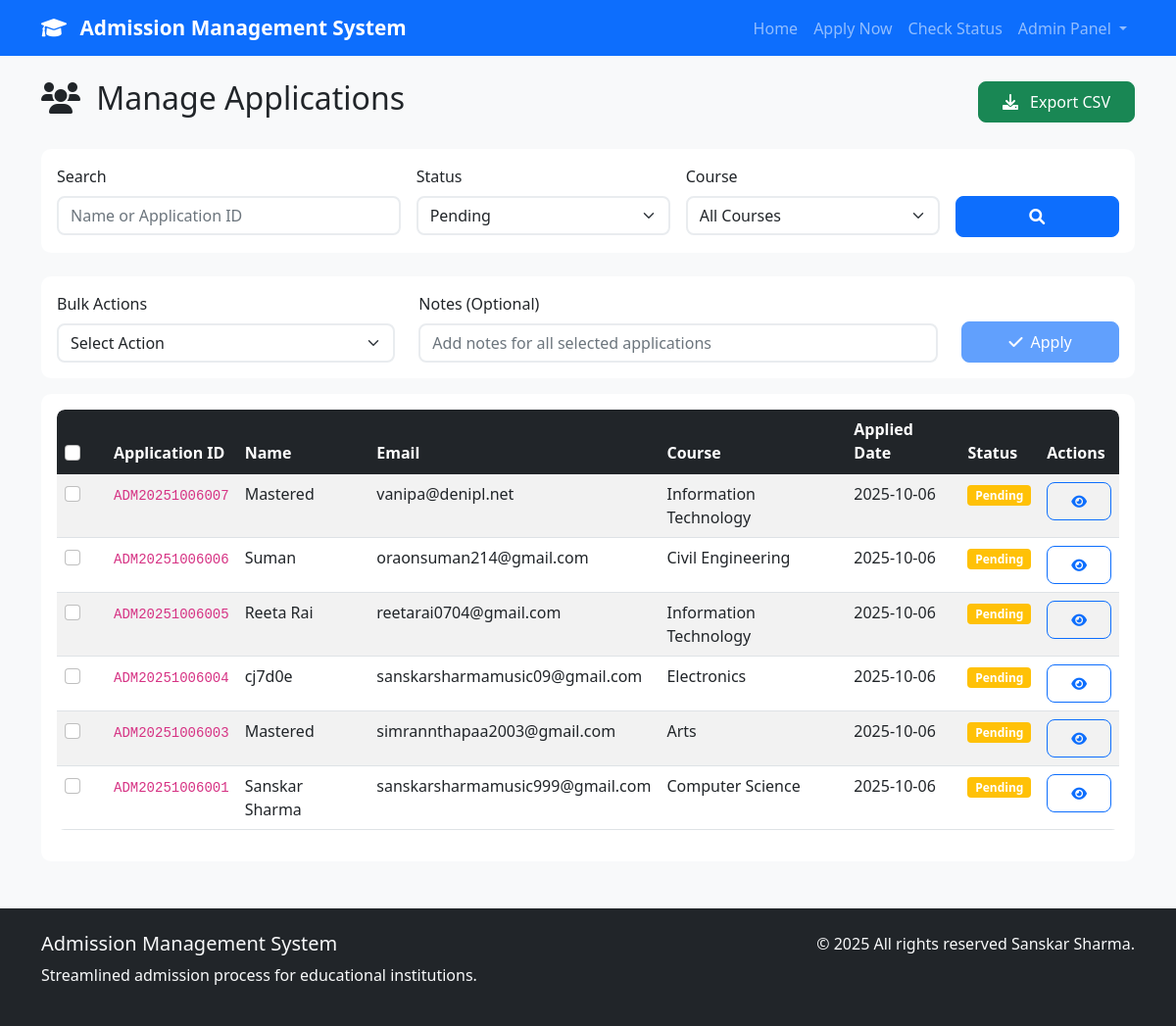
Page /admin/applications?status=Pending (signed in) on the committed database.
### tables this page shows
CREATE TABLE students (
            id INTEGER PRIMARY KEY AUTOINCREMENT,
            name TEXT NOT NULL,
            dob DATE NOT NULL,
            gender TEXT NOT NULL,
            email TEXT UNIQUE NOT NULL,
            phone TEXT NOT NULL,
            address TEXT NOT NULL,
            course TEXT NOT NULL,
            previous_education TEXT NOT NULL,
            documents_path TEXT,
            status TEXT DEFAULT 'Pending',
            application_id TEXT UNIQUE NOT NULL,
            created_at DATETIME DEFAULT CURRENT_TIMESTAMP,
            admin_notes TEXT
        , document_status TEXT DEFAULT 'Pending', document_notes TEXT);

### app.py (the view)
@app.route('/admin/applications')
@admin_required
def admin_applications():
    conn = sqlite3.connect('admission_system.db')
    cursor = conn.cursor()
    search = request.args.get('search', '').strip()
    status_filter = request.args.get('status', '')
    course_filter = request.args.get('course', '')
    query = "SELECT * FROM students WHERE 1=1"
    params = []
    if search:
        query += " AND (name LIKE ? OR application_id LIKE ?)"
        params.extend([f'%{search}%', f'%{search}%'])
    if status_filter:
        query += " AND status = ?"
        params.append(status_filter)
    if course_filter:
        query += " AND course = ?"
        params.append(course_filter)
    query += " ORDER BY created_at DESC"
    cursor.execute(query, params)
    applications = cursor.fetchall()
    cursor.execute("SELECT DISTINCT course FROM students ORDER BY course")
    courses = [row[0] for row in cursor.fetchall()]
    conn.close()
    return render_template('admin_applications.html',
                         applications=applications,
                         courses=courses,
                         search=search,
                         status_filter=status_filter,
                         course_filter=course_filter)

### app.py (called while the page is built)
def admin_required(f):
    @wraps(f)
    def decorated_function(*args, **kwargs):
        if 'admin_logged_in' not in session:
            return redirect(url_for('admin_login'))
        return f(*args, **kwargs)
    return decorated_function

### templates/admin_applications.html (shortened to what this page needs)
{% extends "base.html" %}
{% block content %}
<div class="d-flex justify-content-between align-items-center mb-4">
    <h2>
        <i class="fas fa-users me-2"></i>
        Manage Applications
    </h2>
    <a href="{{ url_for('export_csv') }}" class="btn btn-success">
        <i class="fas fa-download me-2"></i>
        Export CSV
    </a>
</div>
<div class="card mb-4">
    <div class="card-body">
        <form method="GET" class="row g-3">
            <div class="col-md-4">
                <label for="search" class="form-label">Search</label>
                <input type="text" class="form-control" id="search" name="search"
                       value="{{ search }}" placeholder="Name or Application ID">
            </div>
            <div class="col-md-3">
                <label for="status" class="form-label">Status</label>
                <select class="form-select" id="status" name="status">
                    <option value="Pending" {{ 'selected' if status_filter == 'Pending' }}>Pending</option>
                </select>
            </div>
            <div class="col-md-3">
                <label for="course" class="form-label">Course</label>
                <select class="form-select" id="course" name="course">
                    <option value="">All Courses</option>
                </select>
            </div>
            <div class="col-md-2">
                <label class="form-label">&nbsp;</label>
                <div class="d-grid">
                    <button type="submit" class="btn btn-primary">
                        <i class="fas fa-search"></i>
                    </button>
                </div>
            </div>
        </form>
    </div>
</div>
{% if applications %}
<div class="card mb-3">
    <div class="card-body">
        <form method="POST" action="{{ url_for('bulk_update_status') }}" id="bulkActionForm">
            <div class="row align-items-end">
                <div class="col-md-4">
                    <label class="form-label">Bulk Actions</label>
                    <select class="form-select" name="bulk_status" id="bulkStatus" required>
                        <option value="">Select Action</option>
                    </select>
                </div>
                <div class="col-md-6">
                    <label class="form-label">Notes (Optional)</label>
                    <input type="text" class="form-control" name="bulk_notes" placeholder="Add notes for all selected applications">
                </div>
                <div class="col-md-2">
                    <button type="submit" class="btn btn-primary w-100" id="bulkApplyBtn" disabled>
                        <i class="fas fa-check me-2"></i>Apply
                    </button>
                </div>
            </div>
        </form>
    </div>
</div>
{% endif %}
<div class="card">
    <div class="card-body">
        {% if applications %}
        <div class="table-responsive">
            <table class="table table-striped">
                <thead class="table-dark">
                    <tr>
                        <th style="width: 50px;">
                            <input type="checkbox" class="form-check-input" id="selectAll">
                        </th>
                        <th>Application ID</th>
                        <th>Name</th>
                        <th>Email</th>
                        <th>Course</th>
                        <th>Applied Date</th>
                        <th>Status</th>
                        <th>Actions</th>
                    </tr>
                </thead>
                <tbody>
                    {% for app in applications %}
                    <tr>
                        <td>
                            <input type="checkbox" class="form-check-input application-checkbox" name="application_ids" value="{{ app[11] }}" form="bulkActionForm">
                        </td>
                        <td>
                            <code>{{ app[11] }}</code>
                        </td>
                        <td>{{ app[1] }}</td>
                        <td>{{ app[4] }}</td>
                        <td>{{ app[7] }}</td>
                        <td>{{ app[12][:10] }}</td>
                        <td>
                            {% if app[10] == 'Pending' %}
                                <span class="badge bg-warning">{{ app[10] }}</span>
                            {% elif app[10] == 'Accepted' %}
                                <span class="badge bg-success">{{ app[10] }}</span>
                            {% else %}
                                <span class="badge bg-danger">{{ app[10] }}</span>
                            {% endif %}
                        </td>
                        <td>
                            <button class="btn btn-sm btn-outline-primary"
                                    onclick="viewApplication({{ app[0] }}, '{{ app[11] }}', '{{ app[1] }}', '{{ app[2] }}', '{{ app[3] }}', '{{ app[4] }}', '{{ app[5] }}', '{{ app[6] }}', '{{ app[7] }}', '{{ app[8] }}', '{{ app[9] or '' }}', '{{ app[10] }}', '{{ app[13] or '' }}', '{{ app[14] or 'Pending' }}', '{{ app[15] or '' }}')">
                                <i class="fas fa-eye"></i>
                            </button>
                        </td>
                    </tr>
                    {% endfor %}
                </tbody>
            </table>
        </div>
        {% else %}
        <div class="text-center py-4">
            <i class="fas fa-inbox fa-3x text-muted mb-3"></i>
            <h5>No applications found</h5>
            <p class="text-muted">Try adjusting your search criteria.</p>
        </div>
        {% endif %}
    </div>
</div>
{% endblock %}

### static/css/style.css (style rules this page uses)
:root { --primary-color: #0d6efd; --secondary-color: #6c757d; --success-color: #198754; --warning-color: #ffc107; --danger-color: #dc3545; --light-bg: #f8f9fa; }
body { font-family: 'Segoe UI', Tahoma, Geneva, Verdana, sans-serif; background-color: var(--light-bg); }
.card { border: none; border-radius: 10px; transition: transform 0.2s ease-in-out, box-shadow 0.2s ease-in-out; }
.form-control, .form-select { border-radius: 8px; border: 2px solid #e9ecef; transition: border-color 0.15s ease-in-out, box-shadow 0.15s ease-in-out; }
.btn { border-radius: 8px; font-weight: 500; padding: 0.5rem 1.5rem; transition: all 0.15s ease-in-out; }
.table { border-radius: 8px; overflow: hidden; }
.table-responsive { border-radius: 8px; }
.badge { font-size: 0.75rem; padding: 0.35em 0.65em; }
.card { animation: fadeInUp 0.5s ease-out; }

### rows in the picture
students: application "ADM20251006007", name "Mastered", email "vanipa@denipl.net", course "Information Technology", created_at "2025-10-06", status "Pending"
students: application "ADM20251006006", name "Suman", email "oraonsuman214@gmail.com", course "Civil Engineering", created_at "2025-10-06", status "Pending"
students: application "ADM20251006005", name "Reeta Rai", email "reetarai0704@gmail.com", course "Information Technology", created_at "2025-10-06", status "Pending"
students: application "ADM20251006004", name "cj7d0e", email "sanskarsharmamusic09@gmail.com", course "Electronics", created_at "2025-10-06", status "Pending"
students: application "ADM20251006003", name "Mastered", email "simrannthapaa2003@gmail.com", course "Arts", created_at "2025-10-06", status "Pending"
students: application "ADM20251006001", name "Sanskar Sharma", email "sanskarsharmamusic999@gmail.com", course "Computer Science", created_at "2025-10-06", status "Pending"
